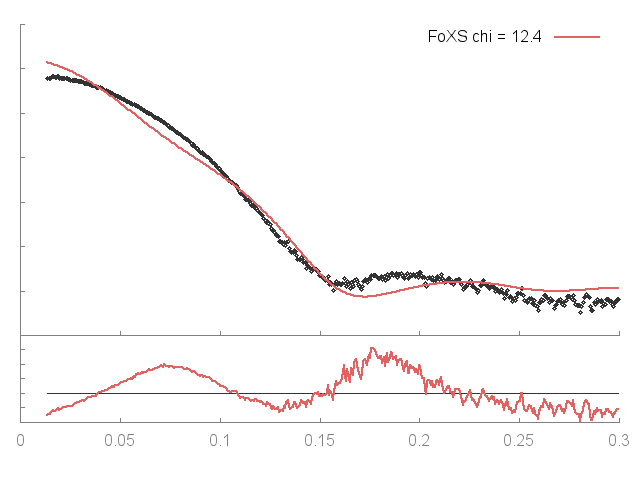

This chart was generated by the following gnuplot code:
set terminal png enhanced; set output "Vp133.B99990096_MSE_DIMER_24159_LBNL_merged_q30.png";
set lmargin 2; set rmargin 2;set multiplot
set origin 0,0;set size 1,0.3; set tmargin 0; set bmargin 3;set ylabel '';set format y '';set xtics nomirror;set ytics nomirror; set border 3
set style line 11 lc rgb '#808080' lt 1;set border 3 back ls 11;f(x)=1
plot f(x) notitle lc rgb '#333333', 'Vp133.B99990096_MSE_DIMER_24159_LBNL_merged_q30.dat' u 1:($2/$3) notitle w lines lw 2.5 lc rgb '#e26261'
set origin 0,0.3;set size 1,0.69; set bmargin 0; set tmargin 1;set xlabel ''; set format x ''; set ylabel '';
plot 'Vp133.B99990096_MSE_DIMER_24159_LBNL_merged_q30.dat' u 1:2 thru log(y) notitle lc rgb '#333333' pt 6 ps 0.8, 'Vp133.B99990096_MSE_DIMER_24159_LBNL_merged_q30.dat' u 1:3 thru log(y) t 'FoXS chi = 12.4' w lines lw 2.5 lc rgb '#e26261'
unset multiplot
reset
